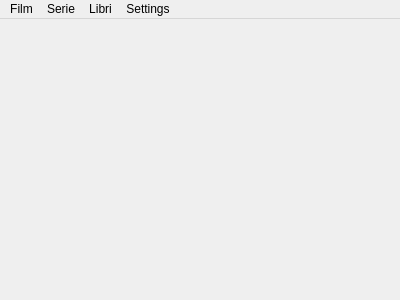
<?xml version="1.0" encoding="UTF-8"?>
<ui version="4.0">
 <class>main_cinenote</class>
 <widget class="QMainWindow" name="main_cinenote">
  <property name="geometry">
   <rect>
    <x>0</x>
    <y>0</y>
    <width>400</width>
    <height>300</height>
   </rect>
  </property>
  <property name="windowTitle">
   <string>main_cinenote</string>
  </property>
  <widget class="QWidget" name="centralWidget"/>
  <widget class="QMenuBar" name="menuBar">
   <property name="geometry">
    <rect>
     <x>0</x>
     <y>0</y>
     <width>400</width>
     <height>20</height>
    </rect>
   </property>
   <widget class="QMenu" name="menuFilm">
    <property name="title">
     <string>Film</string>
    </property>
    <widget class="QMenu" name="menuTrova">
     <property name="title">
      <string>Trova</string>
     </property>
     <addaction name="actionRegista"/>
     <addaction name="actionFilm"/>
     <addaction name="actionGenere"/>
    </widget>
    <widget class="QMenu" name="menuClassifiche">
     <property name="title">
      <string>Classifiche</string>
     </property>
     <addaction name="actionFilm_2"/>
     <addaction name="actionRegisti"/>
     <addaction name="actionGeneri"/>
    </widget>
    <addaction name="actionHome"/>
    <addaction name="actionVisti"/>
    <addaction name="actionAttesi"/>
    <addaction name="actionNuovo_2"/>
    <addaction name="menuClassifiche"/>
    <addaction name="actionCronologia"/>
    <addaction name="menuTrova"/>
    <addaction name="actionCover"/>
   </widget>
   <widget class="QMenu" name="menuSerie">
    <property name="title">
     <string>Serie</string>
    </property>
    <addaction name="actionHomeSerie"/>
    <addaction name="actionViste"/>
    <addaction name="actionAttese_serie"/>
    <addaction name="actionNuovaSerie"/>
    <addaction name="actionCronologia_Serie"/>
    <addaction name="actionTrova_serie"/>
    <addaction name="actionTestuale_Serie"/>
   </widget>
   <widget class="QMenu" name="menuLibri">
    <property name="title">
     <string>Libri</string>
    </property>
    <widget class="QMenu" name="menuTrova_2">
     <property name="title">
      <string>Trova</string>
     </property>
     <addaction name="actionLibro"/>
     <addaction name="actionAutore"/>
    </widget>
    <addaction name="actionHome_Libri"/>
    <addaction name="actionLetti_Libri"/>
    <addaction name="actionAttesi_Libri"/>
    <addaction name="actionNuovo_Libro"/>
    <addaction name="actionCronologia_Libri"/>
    <addaction name="menuTrova_2"/>
    <addaction name="actionTestuale_Libri"/>
   </widget>
   <widget class="QMenu" name="menuSettings">
    <property name="title">
     <string>Settings</string>
    </property>
    <addaction name="actionRoot"/>
   </widget>
   <addaction name="menuFilm"/>
   <addaction name="menuSerie"/>
   <addaction name="menuLibri"/>
   <addaction name="menuSettings"/>
  </widget>
  <action name="actionRoot">
   <property name="text">
    <string>Root</string>
   </property>
  </action>
  <action name="actionHome">
   <property name="text">
    <string>Home</string>
   </property>
  </action>
  <action name="actionNuovo">
   <property name="text">
    <string>Nuovo</string>
   </property>
  </action>
  <action name="actionVisto">
   <property name="text">
    <string>Visto</string>
   </property>
  </action>
  <action name="actionVisti">
   <property name="text">
    <string>Visti</string>
   </property>
  </action>
  <action name="actionAttesi">
   <property name="text">
    <string>Attesi</string>
   </property>
  </action>
  <action name="actionCronologia">
   <property name="text">
    <string>Cronologia</string>
   </property>
  </action>
  <action name="actionRegista">
   <property name="text">
    <string>Regista</string>
   </property>
  </action>
  <action name="actionFilm">
   <property name="text">
    <string>Film</string>
   </property>
  </action>
  <action name="actionGenere">
   <property name="text">
    <string>Genere</string>
   </property>
  </action>
  <action name="actionFilm_2">
   <property name="text">
    <string>Film</string>
   </property>
  </action>
  <action name="actionRegisti">
   <property name="text">
    <string>Registi</string>
   </property>
  </action>
  <action name="actionGeneri">
   <property name="text">
    <string>Generi</string>
   </property>
  </action>
  <action name="actionNuovo_2">
   <property name="text">
    <string>Nuovo</string>
   </property>
  </action>
  <action name="actionCover">
   <property name="text">
    <string>Cover</string>
   </property>
  </action>
  <action name="actionHomeSerie">
   <property name="text">
    <string>Home</string>
   </property>
  </action>
  <action name="actionNuovaSerie">
   <property name="text">
    <string>Nuova</string>
   </property>
  </action>
  <action name="actionHome_Libri">
   <property name="text">
    <string>Home</string>
   </property>
  </action>
  <action name="actionViste">
   <property name="text">
    <string>Viste</string>
   </property>
  </action>
  <action name="actionAttese_serie">
   <property name="text">
    <string>Attese</string>
   </property>
  </action>
  <action name="actionCronologia_Serie">
   <property name="text">
    <string>Cronologia</string>
   </property>
  </action>
  <action name="actionTrova_serie">
   <property name="text">
    <string>Trova serie</string>
   </property>
  </action>
  <action name="actionLetti_Libri">
   <property name="text">
    <string>Letti</string>
   </property>
  </action>
  <action name="actionAttesi_Libri">
   <property name="text">
    <string>Attesi</string>
   </property>
  </action>
  <action name="actionNuovo_Libro">
   <property name="text">
    <string>Nuovo</string>
   </property>
  </action>
  <action name="actionCronologia_Libri">
   <property name="text">
    <string>Cronologia</string>
   </property>
  </action>
  <action name="actionLibro">
   <property name="text">
    <string>Libro</string>
   </property>
  </action>
  <action name="actionAutore">
   <property name="text">
    <string>Autore</string>
   </property>
  </action>
  <action name="actionGenere_Libro">
   <property name="text">
    <string>Genere</string>
   </property>
  </action>
  <action name="actionTestuale_Serie">
   <property name="text">
    <string>Testuale</string>
   </property>
  </action>
  <action name="actionTestuale_Libri">
   <property name="text">
    <string>Testuale</string>
   </property>
  </action>
 </widget>
 <layoutdefault spacing="6" margin="11"/>
 <resources/>
 <connections/>
</ui>
